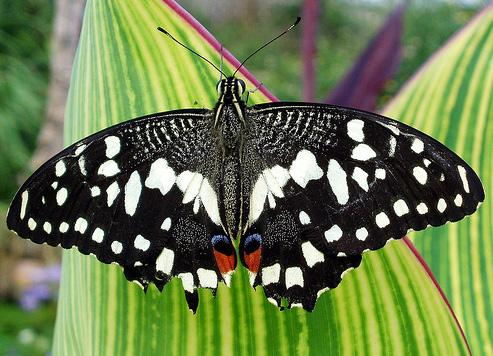
#> input picture opencv/resources/butterfly.jpg, 493 x 356 px
$ python binaryimg.py
#> lines starting #> are read from the running program, lines starting #| are printed output that depends on the picture; after the words box and inside, x2 and y2 are one past the last pixel; in counts of white or black regions, pixels touching at a corner belong together
import cv2
original = cv2.imread("resources/butterfly.jpg")
#> original is the input picture: shape (356, 493, 3); mean B, G, R 77.2, 123.6, 107
cv2.imshow("Original Image",original)
cv2.waitKey(0)

img = cv2.imread("resources/butterfly.jpg",0)# 0 is use to convert img into gray scale
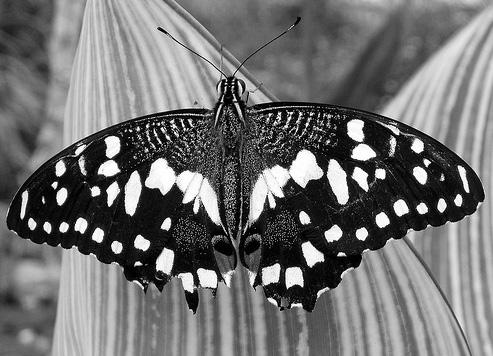
#> img: shape (356, 493); min 0, max 255, mean 113.3
cv2.imshow("gray image",img)
cv2.waitKey(0)

retn ,binary = cv2.threshold(img,120,250,cv2.THRESH_BINARY) #src,threshold value.max value,type of threshold
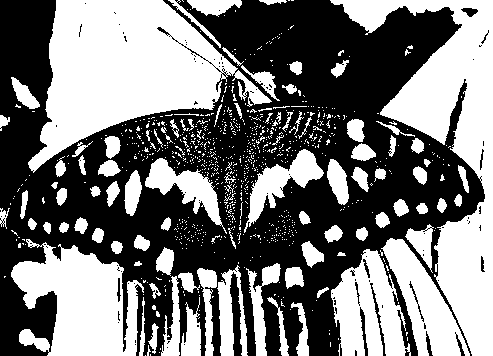
#> binary: shape (356, 493); values 0 (black) and 250 (white), 46.6% white; 918 white regions (818 under 20 px), largest, box (x1, y1, x2, y2) and area: (28, 0, 272, 173) 20349, (330, 0, 493, 356) 18664, (11, 239, 144, 356) 9569
cv2.imshow("binary image",binary)
cv2.imwrite("resources/binary.jpg",binary)
cv2.waitKey(0)

$ run again, with opencv/resources/prexa.jpg copied over opencv/resources/butterfly.jpg
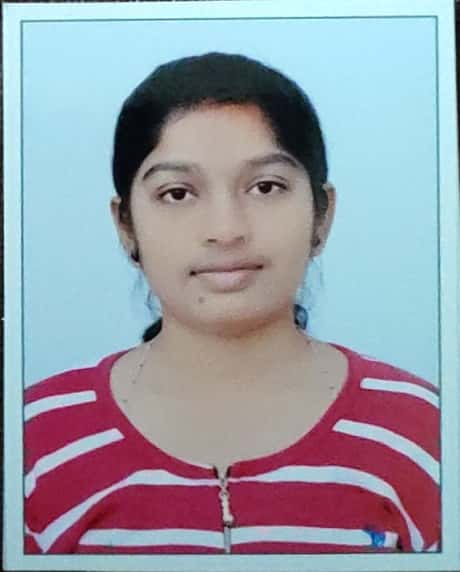
#> input picture opencv/resources/prexa.jpg, 460 x 572 px
#> original is the input picture: shape (572, 460, 3); mean B, G, R 169.1, 157.6, 153.4
#> `img = cv2.imread("resources/butterfly.jpg",0)# 0 is use to convert img..`:
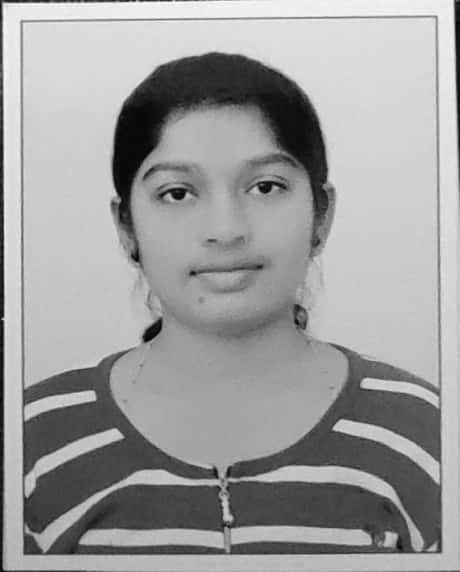
#> img: shape (572, 460); min 0, max 255, mean 157.7
#> `retn ,binary = cv2.threshold(img,120,250,cv2.THRESH_BINARY)`:
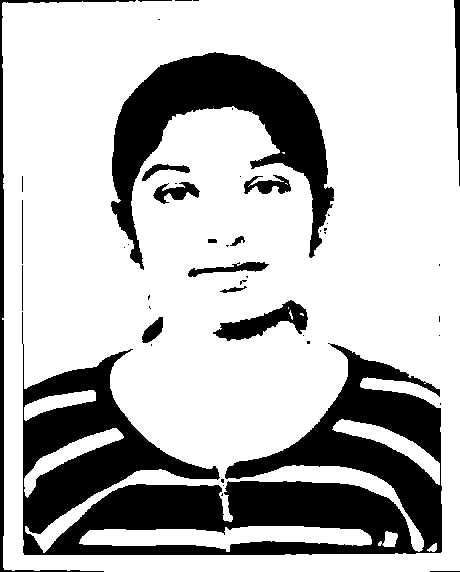
#> binary: shape (572, 460); values 0 (black) and 250 (white), 74% white; 46 black regions (29 under 20 px), largest, box (x1, y1, x2, y2) and area: (22, 312, 442, 555) 44617, (111, 52, 334, 270) 16524, (0, 0, 136, 572) 2468
